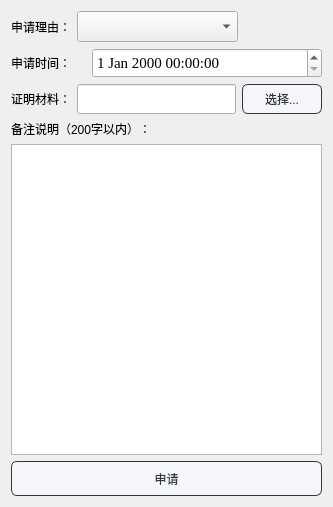
      <widget class="QWidget" name="page_11">
       <layout class="QGridLayout" name="gridLayout_7">
        <item row="1" column="0">
         <layout class="QVBoxLayout" name="verticalLayout_8">
          <item>
           <widget class="QLabel" name="label_24">
            <property name="text">
             <string>备注说明（200字以内）：</string>
            </property>
           </widget>
          </item>
          <item>
           <widget class="QTextEdit" name="rewardNote">
            <property name="minimumSize">
             <size>
              <width>311</width>
              <height>311</height>
             </size>
            </property>
            <property name="font">
             <font>
              <family>华文楷体</family>
              <pointsize>12</pointsize>
             </font>
            </property>
           </widget>
          </item>
         </layout>
        </item>
        <item row="2" column="0">
         <widget class="QPushButton" name="submit">
          <property name="minimumSize">
           <size>
            <width>0</width>
            <height>35</height>
           </size>
          </property>
          <property name="styleSheet">
           <string notr="true">QPushButton{
	font: 10pt &quot;微软雅黑&quot;;
    color: #2f3640;
    background-color: #f5f6fa;
    border-color: #2f3640;
    border-radius: 6px;
    border-style: solid;
    border-width: 1px;
    padding: 5px;
}

/**鼠标停留在按钮上的样式**/
QPushButton::hover{	
    color: #FFFFFF;
    background-color: #718093;
    border-color: #2f3640;
}

/**鼠标按压下去的样式**/
QPushButton::pressed,QPushButton::checked{
    color: #FFFFFF;
    background-color: qlineargradient(spread:pad, x1:0, y1:0, x2:0, y2:1, stop:0 #273c75, stop:1 #487eb0);
}

/**按钮失能情况下样式**/
QPushButton::disabled{
    color: #FFFFFF;
    background-color: #dcdde1;
    border-color: #dcdde1;
}
</string>
          </property>
          <property name="text">
           <string>申请</string>
          </property>
         </widget>
        </item>
        <item row="0" column="0">
         <layout class="QVBoxLayout" name="verticalLayout_7">
          <item>
           <layout class="QHBoxLayout" name="horizontalLayout_6">
            <item>
             <widget class="QLabel" name="label_16">
              <property name="text">
               <string>申请理由：</string>
              </property>
             </widget>
            </item>
            <item>
             <widget class="QComboBox" name="rewardReason">
              <property name="minimumSize">
               <size>
                <width>161</width>
                <height>30</height>
               </size>
              </property>
              <property name="font">
               <font>
                <family>华文楷体</family>
                <pointsize>12</pointsize>
               </font>
              </property>
             </widget>
            </item>
            <item>
             <spacer name="horizontalSpacer_5">
              <property name="orientation">
               <enum>Qt::Horizontal</enum>
              </property>
              <property name="sizeHint" stdset="0">
               <size>
                <width>40</width>
                <height>20</height>
               </size>
              </property>
             </spacer>
            </item>
           </layout>
          </item>
          <item>
           <layout class="QHBoxLayout" name="horizontalLayout_7">
            <item>
             <widget class="QLabel" name="label_23">
              <property name="minimumSize">
               <size>
                <width>0</width>
                <height>0</height>
               </size>
              </property>
              <property name="maximumSize">
               <size>
                <width>75</width>
                <height>16777215</height>
               </size>
              </property>
              <property name="text">
               <string>申请时间：</string>
              </property>
             </widget>
            </item>
            <item>
             <widget class="QDateTimeEdit" name="rewardTime">
              <property name="minimumSize">
               <size>
                <width>0</width>
                <height>30</height>
               </size>
              </property>
              <property name="font">
               <font>
                <family>Times New Roman</family>
                <pointsize>11</pointsize>
               </font>
              </property>
             </widget>
            </item>
           </layout>
          </item>
          <item>
           <layout class="QHBoxLayout" name="horizontalLayout_17">
            <item>
             <widget class="QLabel" name="label_17">
              <property name="text">
               <string>证明材料：</string>
              </property>
             </widget>
            </item>
            <item>
             <widget class="QLineEdit" name="rewardProve">
              <property name="minimumSize">
               <size>
                <width>0</width>
                <height>30</height>
               </size>
              </property>
             </widget>
            </item>
            <item>
             <widget class="QPushButton" name="pushButton_7">
              <property name="minimumSize">
               <size>
                <width>80</width>
                <height>0</height>
               </size>
              </property>
              <property name="styleSheet">
               <string notr="true">QPushButton{
	font: 10pt &quot;微软雅黑&quot;;
    color: #2f3640;
    background-color: #f5f6fa;
    border-color: #2f3640;
    border-radius: 6px;
    border-style: solid;
    border-width: 1px;
    padding: 5px;
}

/**鼠标停留在按钮上的样式**/
QPushButton::hover{	
    color: #FFFFFF;
    background-color: #718093;
    border-color: #2f3640;
}

/**鼠标按压下去的样式**/
QPushButton::pressed,QPushButton::checked{
    color: #FFFFFF;
    background-color: qlineargradient(spread:pad, x1:0, y1:0, x2:0, y2:1, stop:0 #273c75, stop:1 #487eb0);
}

/**按钮失能情况下样式**/
QPushButton::disabled{
    color: #FFFFFF;
    background-color: #dcdde1;
    border-color: #dcdde1;
}
</string>
              </property>
              <property name="text">
               <string>选择...</string>
              </property>
             </widget>
            </item>
           </layout>
          </item>
         </layout>
        </item>
       </layout>
      </widget>
